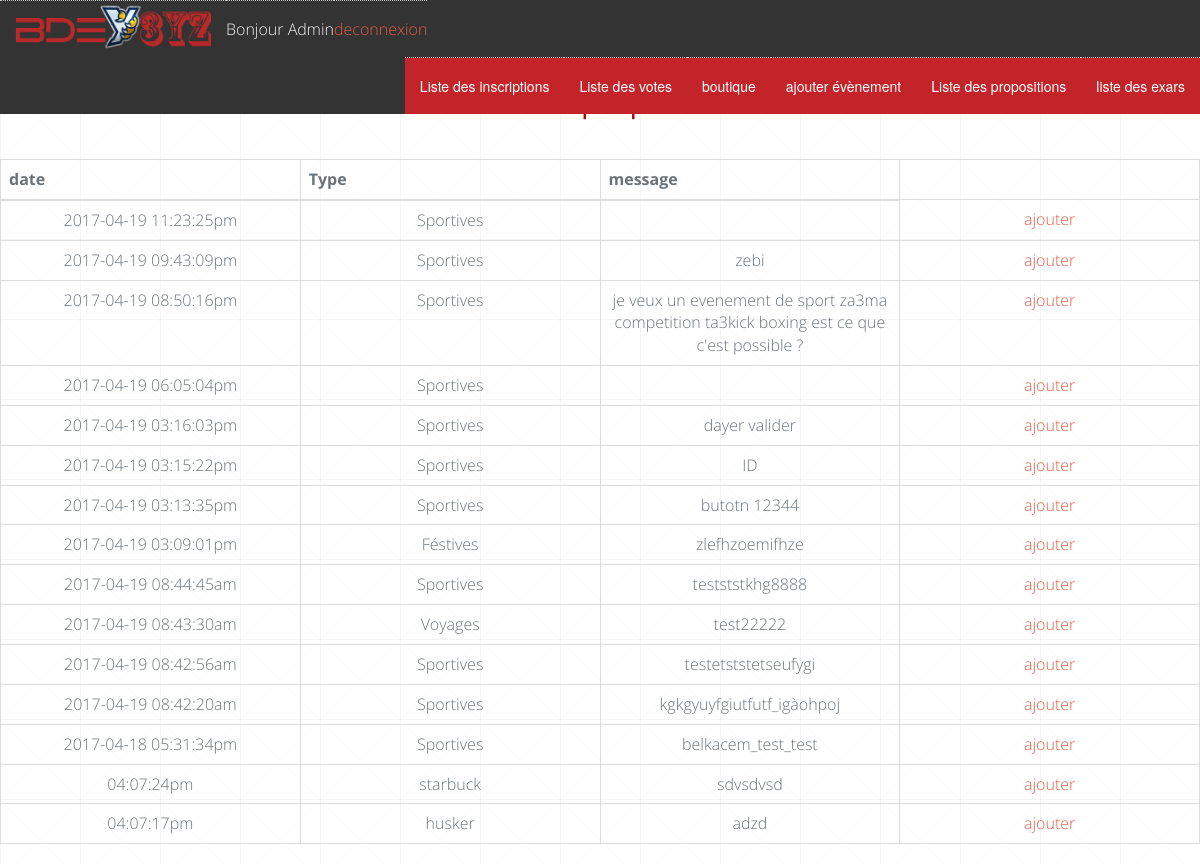
/li_propose.php, run on the app's committed database.
### tables this page shows
CREATE TABLE `proposition` (
  `id` int(4) NOT NULL,
  `type` varchar(20) NOT NULL,
  `Description` varchar(250) NOT NULL,
  `Date` varchar(40) NOT NULL
);

### li_propose.php (the view, shortened to what this page needs)
<?php
$bdd = new PDO('mysql:host=localhost;dbname=bdd2', 'root', '');
$articles = $bdd->query('SELECT * FROM proposition ORDER BY id DESC');
?>
<!DOCTYPE html>
<html lang="fr" >
<head>
    <link rel="stylesheet" href="css/animation.css"/>
    <link rel="stylesheet" href="css/style3.css" />
    <link rel="stylesheet" href="css/style2.css" />
    <link rel="stylesheet" href="css/style.css" />
    <link rel="stylesheet" href="css/font-awesome.min.css">
    <link rel="stylesheet" href="css/bootstrap.min.css">
    <link rel="stylesheet" href="css/jquery.fancybox.css">
    <link rel="stylesheet" href="css/animate.css">
    <link rel="stylesheet" href="css/main.css">
    <link rel="stylesheet" href="css/media-queries.css">
</head>
<body id="body">
<div id="header_fixed" class="fadeIn animation_delay">
    <nav class="top-bar" data-topbar role="navigation">
        <ul class="title-area">
            <li class="name">
                <h1><a id="logo" href="#"><img src="img/logo.png" width="140"></a></h1>
            </li>
            <li class="active">
                Bonjour Admin
            </li>
            <li class="active"><a href="disconnect.php">deconnexion</a></li>
        </ul>
        <section class="top-bar-section" data-options="sticky_on">
            <ul class="right">
                <li class="active"><a href="li_exars.php">liste des exars</a></li>
                <li class="active"><a href="li_propose.php">Liste des propositions</a></li>
                <li class="active"><a href="ajout.php">ajouter évènement</a></li>
                <li class="active"><a href="admin_boutique.php">boutique</a></li>
                <li class="active"><a href="li_vote.php">Liste des votes</a></li>
                <li class="active"><a href="li_inscri.php">Liste des inscriptions</a></li>
            </ul>
        </section>
    </nav>
</div>
 <br>
 <br>
 <br>
 <br>
    <h2>Liste des propostions</h2><br><br>
    <table class="table table-bordered" style="table-layout: fixed; word-wrap: break-word">
        <thead>
        <tr>
            <th>date</th>
            <th>Type</th>
            <th>message</th>
        </tr>
        </thead>
        <tbody>
        <?php while($a = $articles->fetch()) { ?>
            <tr>
                <td><?= $a['Date'] ?></td>
                <td><?= $a['type'] ?></td>
                <td><?= $a['Description'] ?></td>
                <td><a href="ajout.php?descr=<?= $a['Description'] ?>">ajouter</a></td>
            </tr>
        <?php } ?>
        </tbody>
    </table>
</body>
</html>

### css/animation.css (style rules this page uses)
.animation_delay { -webkit-animation-duration: 2s; animation-duration: 2s; -webkit-animation-delay: 2s; animation-delay: 2s; -webkit-animation-fill-mode: both; animation-fill-mode: both; }
.fadeIn { -webkit-animation-name: fadeIn; animation-name: fadeIn; }

### css/style3.css (style rules this page uses)
body { line-height: 1; }
ol, ul { list-style: none; }
table { border-collapse: collapse;border-spacing: 0; }
body { background:#fff url(../images/bg.gif) repeat top center;font-size:87.5%;font-family:"HelveticaNeue-Light", "Helvetica Neue Light", "Helvetica Neue", Helvetica, Arial, sans-serif;font-weight:300;color:#8c8a8b;text-align:center;line-height:1.7em; }
a:link, a:visited, strong { color:#e15d46; }
h1 { font-size:6em;font-family: 'Engagement', cursive;line-height:1.89em;text-shadow:1px 1px 0px #fff, 2px 2px 0px rgba(0, 0, 0, 0.1), 3px 3px 0px #fff, 4px 4px 0px rgba(0, 0, 0, 0.1), 5px 5px 0px #fff; }
.right { float:right; }
li { border-top:1px dotted #c7c7c7;min-height:27px; }

### css/style2.css (style rules this page uses)
nav li { float: left; }

### css/style.css (style rules this page uses)
#header_fixed { position: fixed; display: block; width: 100%; background: #333; z-index: 9; text-align: center; color: #f2f2f2; }
#header_fixed { top: 0px; }
h1 { font-size: 5em; font-family: 'arial' !important; color: ##272727; margin:0; padding:0; }
#logo { color: #a10a0a; }
h2 { color: #a10a0a!important; }

### css/main.css (style rules this page uses)
body { background-color: #fff; font-family: 'Open Sans', sans-serif; line-height: 21px; font-size: 16px; color: #6a737b; }
ol, ul { margin: 0; padding: 0; list-style: none; }
a { color: #fff; -webkit-transition: all .3s ease-in 0s; -moz-transition: all .3s ease-in 0s; -ms-transition: all .3s ease-in 0s; -o-transition: all .3s ease-in 0s; transition: all .3s ease-in 0s; }
a, a:focus, a:hover { text-decoration: none; outline: 0; }
h1, h2, h3, h4, h5, h6 { font-weight: normal; margin: 0; }
#header_fixed { position: fixed; display: block; width: 100%; background: #333; z-index: 9; text-align: center; color: #f2f2f2; }
a { color: #008cba; text-decoration: none; line-height: inherit; }
a img { border: none; width: 196px; }
.top-bar { overflow: hidden; height: 57px; line-height: 56px; position: relative; background: #333333; margin-bottom: 0; }
.top-bar ul { margin-bottom: 0; list-style: none; }
.top-bar .title-area { position: relative; margin: 0; }
.top-bar .name { height: 45px; margin: 0; font-size: 16px; }
.top-bar .name h1 { line-height: 45px; font-size: 1.0625rem; margin: 0; }
.top-bar .name h1 a { font-weight: normal; color: white; width: 50%; display: block; padding: 0 15px; }
.top-bar-section { left: 0; position: relative; width: auto; -webkit-transition: left 300ms ease-out; -moz-transition: left 300ms ease-out; transition: left 300ms ease-out; }
.top-bar-section ul { width: 100%; height: auto; display: block; background: #333333; font-size: 16px; margin: 0; }
.top-bar-section ul li > a { display: block; width: 100%; color: white; padding: 12px 0 12px 0; padding-left: 15px; font-family: "Helvetica Neue", "Helvetica", Helvetica, Arial, sans-serif; font-size: 0.8125rem; font-weight: normal; background: #333333; }
.top-bar-section ul li.active > a { background: #rgba(240, 65, 36, 0.68); color: white; }
@media only screen and (min-width: 40.063em) { .top-bar { background: #333333; *zoom: 1; overflow: visible; } }
@media only screen and (min-width: 40.063em) { .top-bar:before, .top-bar:after { content: " "; display: table; } }
@media only screen and (min-width: 40.063em) { .top-bar:after { clear: both; } }
@media only screen and (min-width: 40.063em) { .top-bar .title-area { float: left; } }
@media only screen and (min-width: 40.063em) { .top-bar .name h1 a { width: auto; } }
@media only screen and (min-width: 40.063em) { .top-bar-section { -webkit-transition: none 0 0; -moz-transition: none 0 0; transition: none 0 0; left: 0 !important; } }
@media only screen and (min-width: 40.063em) { .top-bar-section ul { width: auto; height: auto !important; display: inline; } }
@media only screen and (min-width: 40.063em) { .top-bar-section ul li { float: right; } }
@media only screen and (min-width: 40.063em) { .top-bar-section li:not(.has-form) a:not(.button) { padding: 0 15px; line-height: 45px; background: #333333; } }
@media only screen and (min-width: 40.063em) { .top-bar-section li.active:not(.has-form) a:not(.button) { padding: 0 15px; font-size: 14px; line-height: 56px; color: white; background: #c2242a; } }

### data on the page
proposition: Date "2017-04-19 11:23:25pm", type "Sportives"
proposition: Date "2017-04-19 09:43:09pm", type "Sportives", Description "zebi"
proposition: Date "2017-04-19 08:50:16pm", type "Sportives", Description "je veux un evenement de sport za3ma competition ta3kick boxing est ce que c'est possible ?"
proposition: Date "2017-04-19 06:05:04pm", type "Sportives"
proposition: Date "2017-04-19 03:16:03pm", type "Sportives", Description "dayer valider"
proposition: Date "2017-04-19 03:15:22pm", type "Sportives", Description "ID"
proposition: Date "2017-04-19 03:13:35pm", type "Sportives", Description "butotn 12344"
proposition: Date "2017-04-19 03:09:01pm", type "Féstives", Description "zlefhzoemifhze"
proposition: Date "2017-04-19 08:44:45am", type "Sportives", Description "testststkhg8888"
proposition: Date "2017-04-19 08:43:30am", type "Voyages", Description "test22222"
proposition: Date "2017-04-19 08:42:56am", type "Sportives", Description "testetststetseufygi"
proposition: Date "2017-04-19 08:42:20am", type "Sportives", Description "kgkgyuyfgiutfutf_igàohpoj"
proposition: Date "2017-04-18 05:31:34pm", type "Sportives", Description "belkacem_test_test"
proposition: Date "04:07:24pm", type "starbuck", Description "sdvsdvsd"
proposition: Date "04:07:17pm", type "husker", Description "adzd"
